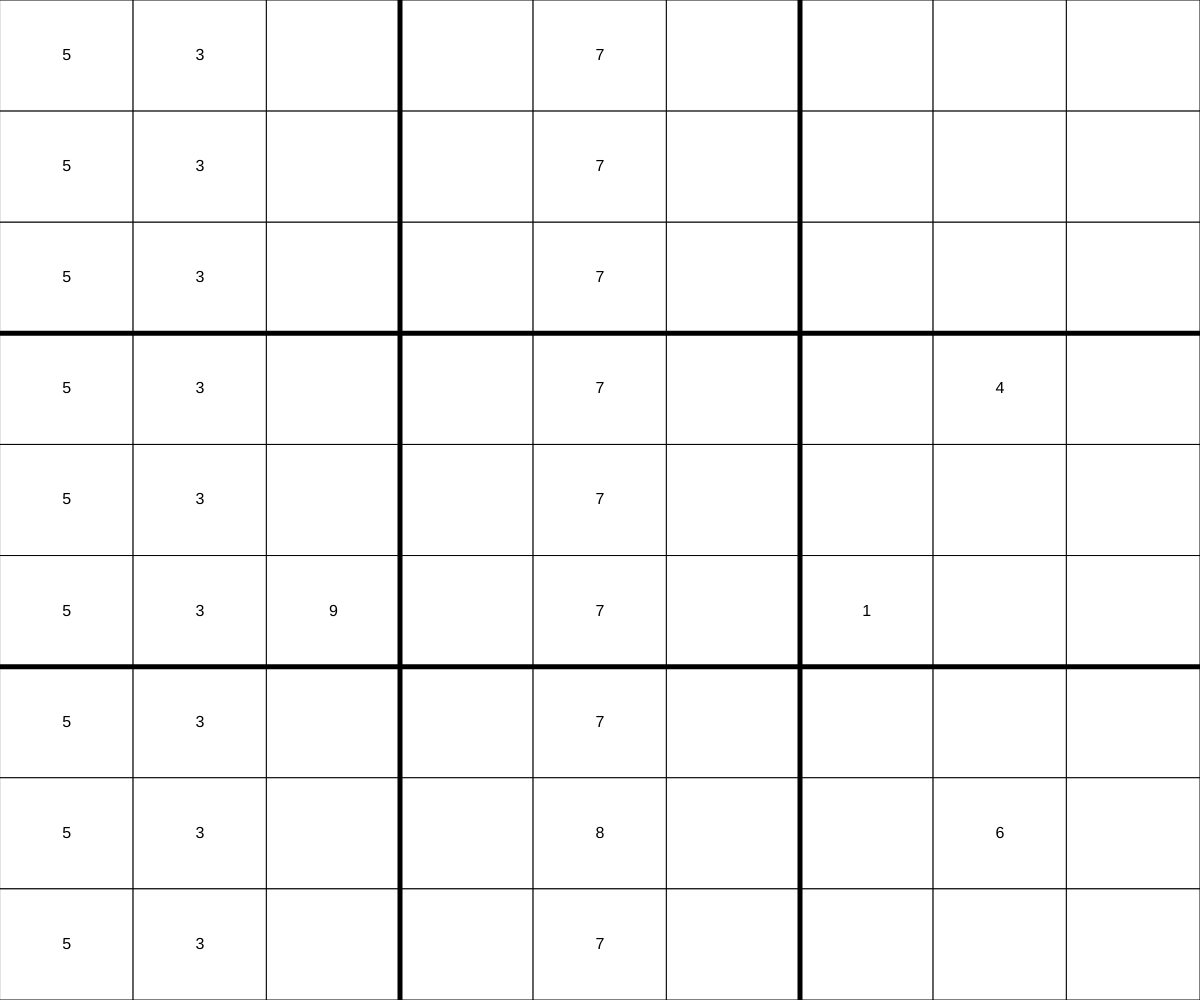
Frame 1 (no input)
Frame 60 (no input): identical to frame 1, image omitted
Frame 120 (the mouse pressed at the canvas centre since frame 60): identical to frame 1, image omitted

The p5.js sketch that drew this single still picture (run headless with seeded random() and noise() and a simulated clock; from frame 60 on, the mouse is pressed at the canvas centre):

// p5.js sketch
// ── sketch.js
// Project Title
// Your Name
// Date
//
// Extra for Experts:
// - describe what you did to take this project "above and beyond"


let sudoku = [[5,3,0,0,7,0,0,0,0],
              [5,3,0,0,7,0,0,0,0],
              [5,3,0,0,7,0,0,0,0],
              [5,3,0,0,7,0,0,4,0],
              [5,3,0,0,7,0,0,0,0],
              [5,3,9,0,7,0,1,0,0],
              [5,3,0,0,7,0,0,0,0],
              [5,3,0,0,8,0,0,6,0],
              [5,3,0,0,7,0,0,0,0],
            ];

            
let sudokuInit = [[5,3,0,0,7,0,0,0,0],
[5,3,0,0,7,0,0,0,0],
[5,3,0,0,7,0,0,0,0],
[5,3,0,0,7,0,0,4,0],
[5,3,0,0,7,0,0,0,0],
[5,3,9,0,7,0,1,0,0],
[5,3,0,0,7,0,0,0,0],
[5,3,0,0,8,0,0,6,0],
[5,3,0,0,7,0,0,0,0],
];

function setup() {
  createCanvas(windowWidth, windowHeight);
}

function draw() {
  background(220);
  textAlign(CENTER, CENTER);
  textSize(16);
  for(let i=0;i<sudoku.length;++i){
    for(let j=0;j<sudoku[0].length;++j){
      strokeWeight(1);
      rect(j*width/9, i*height/9, width/9, height/9);
      if(sudoku[i][j] !== 0)
        text(sudoku[i][j],(j+0.5)*width/9,(i+0.5)*height/9);
    }
  }
  strokeWeight(5);
  line(width/3,0,width/3,height);
  line(width/3*2,0,width/3*2,height);
  line(0,height/3,width,height/3);
  line(0,height/3*2,width,height/3*2);
}


function mousePressed(){
  let x = floor(mouseX / width * 9), y = floor(mouseY / height * 9);
  if(sudokuInit[y][x] === 0)
    sudoku[y][x] = (1+sudoku[y][x]) % 10;
}
